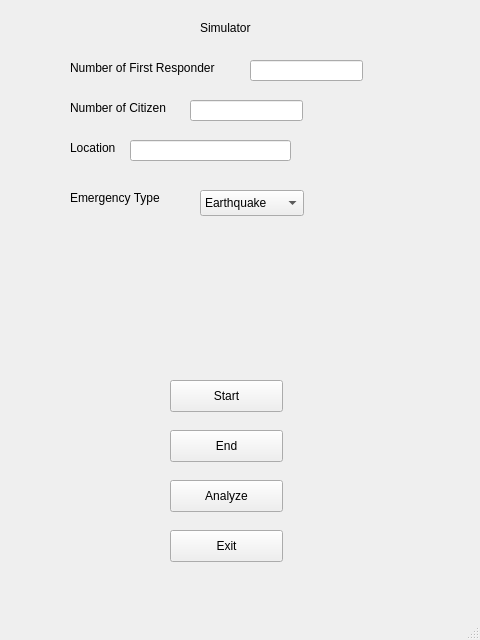
<?xml version="1.0" encoding="UTF-8"?>
<ui version="4.0">
 <class>SimWindow</class>
 <widget class="QMainWindow" name="SimWindow">
  <property name="geometry">
   <rect>
    <x>0</x>
    <y>0</y>
    <width>480</width>
    <height>640</height>
   </rect>
  </property>
  <property name="windowTitle">
   <string>MainWindow</string>
  </property>
  <widget class="QWidget" name="centralwidget">
   <widget class="QPushButton" name="startBtn">
    <property name="geometry">
     <rect>
      <x>170</x>
      <y>380</y>
      <width>113</width>
      <height>32</height>
     </rect>
    </property>
    <property name="text">
     <string>Start</string>
    </property>
   </widget>
   <widget class="QPushButton" name="pushButton_2">
    <property name="geometry">
     <rect>
      <x>170</x>
      <y>430</y>
      <width>113</width>
      <height>32</height>
     </rect>
    </property>
    <property name="text">
     <string>End</string>
    </property>
   </widget>
   <widget class="QPushButton" name="exitBtn">
    <property name="geometry">
     <rect>
      <x>170</x>
      <y>530</y>
      <width>113</width>
      <height>32</height>
     </rect>
    </property>
    <property name="text">
     <string>Exit</string>
    </property>
   </widget>
   <widget class="QLabel" name="label">
    <property name="geometry">
     <rect>
      <x>70</x>
      <y>190</y>
      <width>101</width>
      <height>16</height>
     </rect>
    </property>
    <property name="text">
     <string>Emergency Type</string>
    </property>
   </widget>
   <widget class="QLabel" name="label_2">
    <property name="geometry">
     <rect>
      <x>70</x>
      <y>60</y>
      <width>171</width>
      <height>16</height>
     </rect>
    </property>
    <property name="text">
     <string>Number of First Responder</string>
    </property>
   </widget>
   <widget class="QComboBox" name="comboBox">
    <property name="geometry">
     <rect>
      <x>200</x>
      <y>190</y>
      <width>104</width>
      <height>26</height>
     </rect>
    </property>
    <item>
     <property name="text">
      <string>Earthquake</string>
     </property>
    </item>
    <item>
     <property name="text">
      <string>Flood</string>
     </property>
    </item>
    <item>
     <property name="text">
      <string>Avalanche</string>
     </property>
    </item>
    <item>
     <property name="text">
      <string>Wildfire</string>
     </property>
    </item>
    <item>
     <property name="text">
      <string>Epidemic</string>
     </property>
    </item>
   </widget>
   <widget class="QLineEdit" name="lineEdit">
    <property name="geometry">
     <rect>
      <x>250</x>
      <y>60</y>
      <width>113</width>
      <height>21</height>
     </rect>
    </property>
   </widget>
   <widget class="QLabel" name="label_3">
    <property name="geometry">
     <rect>
      <x>70</x>
      <y>100</y>
      <width>121</width>
      <height>16</height>
     </rect>
    </property>
    <property name="text">
     <string>Number of Citizen</string>
    </property>
   </widget>
   <widget class="QLineEdit" name="lineEdit_2">
    <property name="geometry">
     <rect>
      <x>190</x>
      <y>100</y>
      <width>113</width>
      <height>21</height>
     </rect>
    </property>
   </widget>
   <widget class="QLineEdit" name="lineEdit_3">
    <property name="geometry">
     <rect>
      <x>130</x>
      <y>140</y>
      <width>161</width>
      <height>21</height>
     </rect>
    </property>
   </widget>
   <widget class="QLabel" name="label_4">
    <property name="geometry">
     <rect>
      <x>70</x>
      <y>140</y>
      <width>60</width>
      <height>16</height>
     </rect>
    </property>
    <property name="text">
     <string>Location</string>
    </property>
   </widget>
   <widget class="QPushButton" name="pushButton_3">
    <property name="geometry">
     <rect>
      <x>170</x>
      <y>480</y>
      <width>113</width>
      <height>32</height>
     </rect>
    </property>
    <property name="text">
     <string>Analyze</string>
    </property>
   </widget>
   <widget class="QLabel" name="label_5">
    <property name="geometry">
     <rect>
      <x>200</x>
      <y>20</y>
      <width>60</width>
      <height>16</height>
     </rect>
    </property>
    <property name="text">
     <string>Simulator</string>
    </property>
   </widget>
  </widget>
  <widget class="QStatusBar" name="statusbar"/>
 </widget>
 <resources/>
 <connections>
  <connection>
   <sender>exitBtn</sender>
   <signal>clicked()</signal>
   <receiver>SimWindow</receiver>
   <slot>close()</slot>
   <hints>
    <hint type="sourcelabel">
     <x>236</x>
     <y>595</y>
    </hint>
    <hint type="destinationlabel">
     <x>239</x>
     <y>319</y>
    </hint>
   </hints>
  </connection>
 </connections>
</ui>
